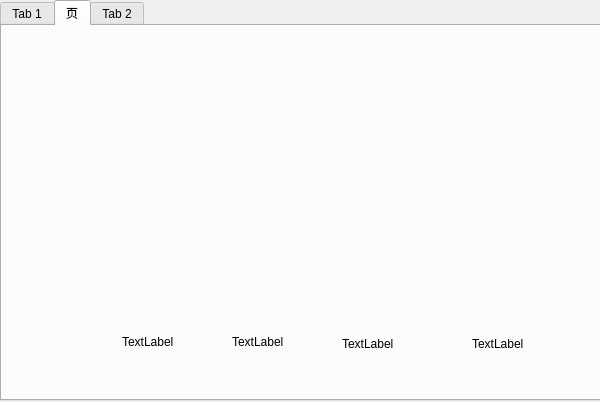
<?xml version="1.0" encoding="UTF-8"?>
<ui version="4.0">
 <class>ResourceMonitorClass</class>
 <widget class="QDialog" name="ResourceMonitorClass">
  <property name="geometry">
   <rect>
    <x>0</x>
    <y>0</y>
    <width>600</width>
    <height>402</height>
   </rect>
  </property>
  <property name="windowTitle">
   <string>ResourceMonitor</string>
  </property>
  <widget class="QTabWidget" name="tabWidget">
   <property name="enabled">
    <bool>true</bool>
   </property>
   <property name="geometry">
    <rect>
     <x>0</x>
     <y>0</y>
     <width>601</width>
     <height>401</height>
    </rect>
   </property>
   <property name="currentIndex">
    <number>1</number>
   </property>
   <widget class="QWidget" name="simple">
    <attribute name="title">
     <string>Tab 1</string>
    </attribute>
    <widget class="QWidget" name="widget" native="true">
     <property name="geometry">
      <rect>
       <x>80</x>
       <y>80</y>
       <width>150</width>
       <height>150</height>
      </rect>
     </property>
    </widget>
    <widget class="QWidget" name="widget_2" native="true">
     <property name="geometry">
      <rect>
       <x>350</x>
       <y>80</y>
       <width>150</width>
       <height>150</height>
      </rect>
     </property>
    </widget>
    <widget class="QLabel" name="label4">
     <property name="geometry">
      <rect>
       <x>290</x>
       <y>252</y>
       <width>291</width>
       <height>15</height>
      </rect>
     </property>
     <property name="text">
      <string>TextLabel</string>
     </property>
     <property name="scaledContents">
      <bool>true</bool>
     </property>
    </widget>
    <widget class="QWidget" name="layoutWidget">
     <property name="geometry">
      <rect>
       <x>60</x>
       <y>250</y>
       <width>191</width>
       <height>20</height>
      </rect>
     </property>
     <layout class="QHBoxLayout" name="horizontalLayout_2">
      <item>
       <widget class="QLabel" name="label1">
        <property name="text">
         <string>Memory:</string>
        </property>
       </widget>
      </item>
      <item>
       <widget class="QLabel" name="label2">
        <property name="text">
         <string>3.0</string>
        </property>
       </widget>
      </item>
      <item>
       <widget class="QLabel" name="label3">
        <property name="text">
         <string>TextLabel</string>
        </property>
       </widget>
      </item>
     </layout>
    </widget>
   </widget>
   <widget class="QWidget" name="detailed">
    <attribute name="title">
     <string>页</string>
    </attribute>
    <widget class="QCustomPlot" name="widget_3" native="true">
     <property name="geometry">
      <rect>
       <x>10</x>
       <y>25</y>
       <width>581</width>
       <height>251</height>
      </rect>
     </property>
    </widget>
    <widget class="QLabel" name="label_down">
     <property name="geometry">
      <rect>
       <x>160</x>
       <y>300</y>
       <width>30</width>
       <height>30</height>
      </rect>
     </property>
     <property name="text">
      <string/>
     </property>
     <property name="pixmap">
      <pixmap>:/new/prefix1/C:/Users/54628/Downloads/down.png</pixmap>
     </property>
     <property name="scaledContents">
      <bool>true</bool>
     </property>
    </widget>
    <widget class="QLabel" name="label_on">
     <property name="geometry">
      <rect>
       <x>350</x>
       <y>300</y>
       <width>30</width>
       <height>30</height>
      </rect>
     </property>
     <property name="text">
      <string/>
     </property>
     <property name="pixmap">
      <pixmap>:/new/prefix1/C:/Users/54628/Downloads/on.png</pixmap>
     </property>
     <property name="scaledContents">
      <bool>true</bool>
     </property>
    </widget>
    <widget class="QLabel" name="labelDown">
     <property name="geometry">
      <rect>
       <x>340</x>
       <y>310</y>
       <width>91</width>
       <height>16</height>
      </rect>
     </property>
     <property name="text">
      <string>TextLabel</string>
     </property>
     <property name="scaledContents">
      <bool>true</bool>
     </property>
    </widget>
    <widget class="QLabel" name="labelOn">
     <property name="geometry">
      <rect>
       <x>470</x>
       <y>310</y>
       <width>111</width>
       <height>16</height>
      </rect>
     </property>
     <property name="text">
      <string>TextLabel</string>
     </property>
     <property name="scaledContents">
      <bool>true</bool>
     </property>
    </widget>
    <widget class="QLabel" name="label">
     <property name="geometry">
      <rect>
       <x>300</x>
       <y>302</y>
       <width>30</width>
       <height>30</height>
      </rect>
     </property>
     <property name="text">
      <string/>
     </property>
     <property name="pixmap">
      <pixmap resource="ResourceMonitor.qrc">:/new/prefix1/Resources/down.png</pixmap>
     </property>
     <property name="scaledContents">
      <bool>true</bool>
     </property>
    </widget>
    <widget class="QLabel" name="label_2">
     <property name="geometry">
      <rect>
       <x>430</x>
       <y>302</y>
       <width>30</width>
       <height>30</height>
      </rect>
     </property>
     <property name="text">
      <string/>
     </property>
     <property name="pixmap">
      <pixmap resource="ResourceMonitor.qrc">:/new/prefix1/Resources/on.png</pixmap>
     </property>
     <property name="scaledContents">
      <bool>true</bool>
     </property>
    </widget>
    <widget class="QLabel" name="label_3">
     <property name="enabled">
      <bool>true</bool>
     </property>
     <property name="geometry">
      <rect>
       <x>80</x>
       <y>302</y>
       <width>30</width>
       <height>30</height>
      </rect>
     </property>
     <property name="text">
      <string/>
     </property>
     <property name="pixmap">
      <pixmap resource="ResourceMonitor.qrc">:/new/prefix1/Resources/cpu.png</pixmap>
     </property>
     <property name="scaledContents">
      <bool>true</bool>
     </property>
    </widget>
    <widget class="QLabel" name="labelCpu">
     <property name="geometry">
      <rect>
       <x>120</x>
       <y>310</y>
       <width>54</width>
       <height>12</height>
      </rect>
     </property>
     <property name="text">
      <string>TextLabel</string>
     </property>
    </widget>
    <widget class="QLabel" name="label_4">
     <property name="enabled">
      <bool>true</bool>
     </property>
     <property name="geometry">
      <rect>
       <x>190</x>
       <y>302</y>
       <width>30</width>
       <height>30</height>
      </rect>
     </property>
     <property name="text">
      <string/>
     </property>
     <property name="pixmap">
      <pixmap resource="ResourceMonitor.qrc">:/new/prefix1/Resources/memory.png</pixmap>
     </property>
     <property name="scaledContents">
      <bool>true</bool>
     </property>
    </widget>
    <widget class="QLabel" name="labelMemory">
     <property name="geometry">
      <rect>
       <x>230</x>
       <y>310</y>
       <width>54</width>
       <height>12</height>
      </rect>
     </property>
     <property name="text">
      <string>TextLabel</string>
     </property>
    </widget>
   </widget>
   <widget class="QWidget" name="setting">
    <attribute name="title">
     <string>Tab 2</string>
    </attribute>
    <widget class="QWidget" name="layoutWidget">
     <property name="geometry">
      <rect>
       <x>180</x>
       <y>310</y>
       <width>241</width>
       <height>31</height>
      </rect>
     </property>
     <layout class="QHBoxLayout" name="horizontalLayout">
      <item>
       <widget class="QPushButton" name="submit">
        <property name="text">
         <string>Submit</string>
        </property>
       </widget>
      </item>
      <item>
       <spacer name="horizontalSpacer">
        <property name="orientation">
         <enum>Qt::Horizontal</enum>
        </property>
        <property name="sizeHint" stdset="0">
         <size>
          <width>40</width>
          <height>20</height>
         </size>
        </property>
       </spacer>
      </item>
      <item>
       <widget class="QPushButton" name="quit">
        <property name="text">
         <string>Reset</string>
        </property>
       </widget>
      </item>
     </layout>
    </widget>
    <widget class="QLabel" name="label5">
     <property name="geometry">
      <rect>
       <x>130</x>
       <y>30</y>
       <width>141</width>
       <height>21</height>
      </rect>
     </property>
     <property name="text">
      <string>setting</string>
     </property>
    </widget>
    <widget class="QLabel" name="label6">
     <property name="geometry">
      <rect>
       <x>130</x>
       <y>140</y>
       <width>141</width>
       <height>21</height>
      </rect>
     </property>
     <property name="text">
      <string>setting2</string>
     </property>
    </widget>
    <widget class="QCheckBox" name="dataSave">
     <property name="geometry">
      <rect>
       <x>160</x>
       <y>60</y>
       <width>221</width>
       <height>16</height>
      </rect>
     </property>
     <property name="text">
      <string>Add data to file</string>
     </property>
     <property name="checked">
      <bool>true</bool>
     </property>
    </widget>
    <widget class="QCheckBox" name="highDensity">
     <property name="geometry">
      <rect>
       <x>160</x>
       <y>100</y>
       <width>251</width>
       <height>16</height>
      </rect>
     </property>
     <property name="text">
      <string>Gride line high density display</string>
     </property>
    </widget>
    <widget class="QWidget" name="layoutWidget">
     <property name="geometry">
      <rect>
       <x>84</x>
       <y>180</y>
       <width>201</width>
       <height>22</height>
      </rect>
     </property>
     <layout class="QHBoxLayout" name="horizontalLayout_3">
      <item>
       <widget class="QLabel" name="label7">
        <property name="sizePolicy">
         <sizepolicy hsizetype="Ignored" vsizetype="Preferred">
          <horstretch>0</horstretch>
          <verstretch>0</verstretch>
         </sizepolicy>
        </property>
        <property name="text">
         <string>Cpu line</string>
        </property>
       </widget>
      </item>
      <item>
       <widget class="QComboBox" name="cpuLine">
        <property name="currentIndex">
         <number>-1</number>
        </property>
        <property name="maxVisibleItems">
         <number>10</number>
        </property>
       </widget>
      </item>
     </layout>
    </widget>
    <widget class="QWidget" name="layoutWidget">
     <property name="geometry">
      <rect>
       <x>312</x>
       <y>180</y>
       <width>171</width>
       <height>22</height>
      </rect>
     </property>
     <layout class="QHBoxLayout" name="horizontalLayout_4">
      <item>
       <widget class="QLabel" name="label8">
        <property name="text">
         <string>Memory line</string>
        </property>
       </widget>
      </item>
      <item>
       <widget class="QComboBox" name="memoryLine"/>
      </item>
     </layout>
    </widget>
    <widget class="QWidget" name="layoutWidget">
     <property name="geometry">
      <rect>
       <x>76</x>
       <y>240</y>
       <width>211</width>
       <height>22</height>
      </rect>
     </property>
     <layout class="QHBoxLayout" name="horizontalLayout_5">
      <item>
       <widget class="QLabel" name="label9">
        <property name="text">
         <string>Down speed line</string>
        </property>
       </widget>
      </item>
      <item>
       <widget class="QComboBox" name="downSpeedLine"/>
      </item>
     </layout>
    </widget>
    <widget class="QWidget" name="layoutWidget">
     <property name="geometry">
      <rect>
       <x>304</x>
       <y>240</y>
       <width>181</width>
       <height>22</height>
      </rect>
     </property>
     <layout class="QHBoxLayout" name="horizontalLayout_6">
      <item>
       <widget class="QLabel" name="label10">
        <property name="text">
         <string>On speed line</string>
        </property>
       </widget>
      </item>
      <item>
       <widget class="QComboBox" name="onSpeedLine"/>
      </item>
     </layout>
    </widget>
   </widget>
  </widget>
 </widget>
 <layoutdefault spacing="6" margin="11"/>
 <customwidgets>
  <customwidget>
   <class>QCustomPlot</class>
   <extends>QWidget</extends>
   <header location="global">qcustomplot.h</header>
   <container>1</container>
  </customwidget>
 </customwidgets>
 <resources>
  <include location="ResourceMonitor.qrc"/>
 </resources>
 <connections/>
</ui>
